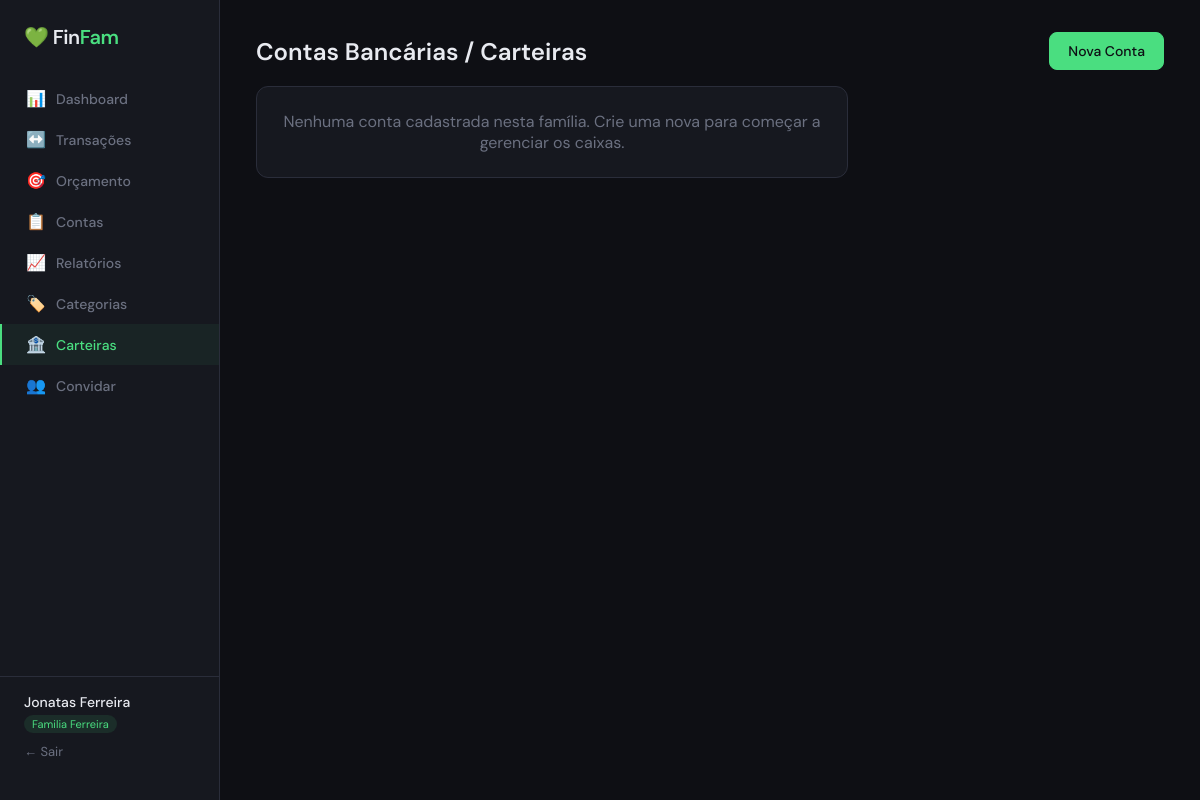
Page /accounts/ (signed in) on the earlier database version.
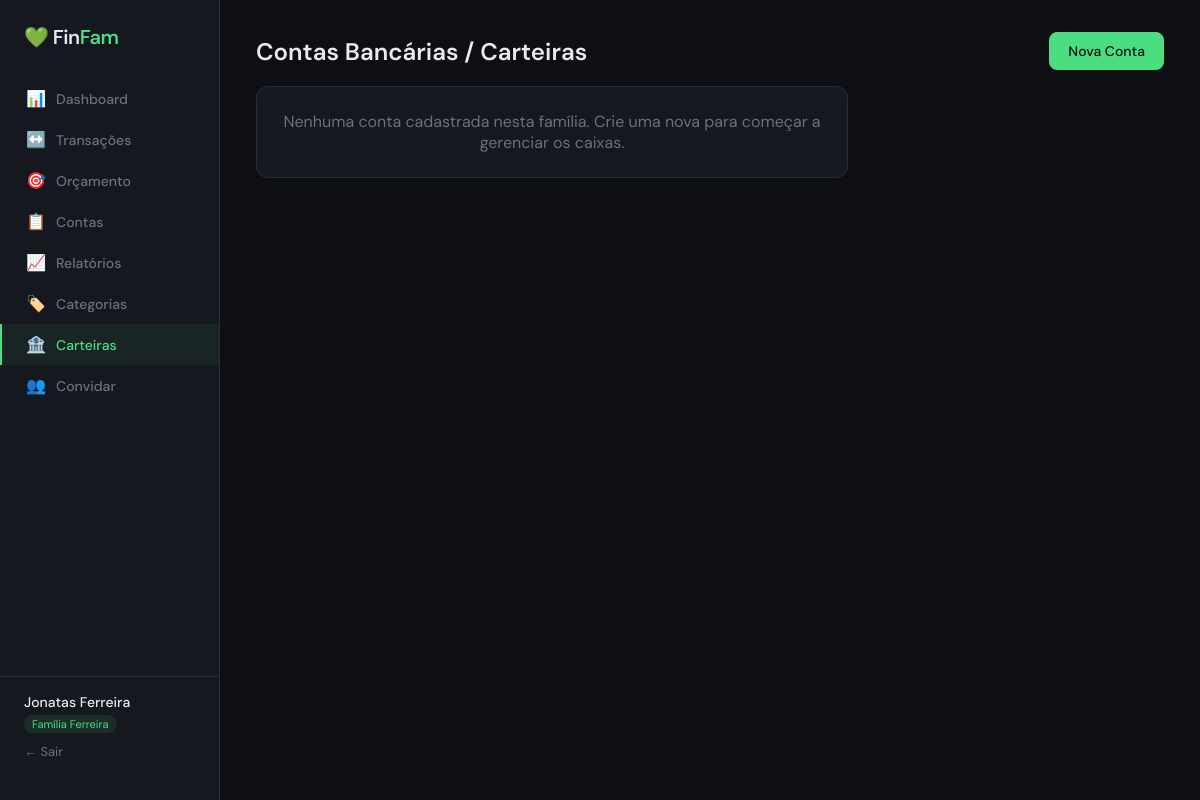
Same page on the later database version.
### app/models.py (models this page shows)
class Family(db.Model):
    __tablename__ = 'families'
    id = db.Column(db.Integer, primary_key=True)
    name = db.Column(db.String(100), nullable=False)
    invite_token = db.Column(db.String(64), unique=True, default=lambda: secrets.token_urlsafe(32))
    created_at = db.Column(db.DateTime, default=datetime.utcnow)
    members = db.relationship('User', back_populates='family')
    categories = db.relationship('Category', back_populates='family')
    transactions = db.relationship('Transaction', back_populates='family')
    budgets = db.relationship('Budget', back_populates='family')
    bills = db.relationship('Bill', back_populates='family')
    bank_accounts = db.relationship('BankAccount', back_populates='family')

### app/routes/accounts.py (the view)
@accounts_bp.route('/')
@login_required
def index():
    accounts = BankAccount.query.filter_by(family_id=current_user.family_id).order_by(BankAccount.name).all()
    return render_template('accounts/index.html', accounts=accounts)

### app/models.py (called while the page is built)
    @property
    def is_admin(self):
        return self.role == 'admin'

### app/templates/accounts/index.html (shortened to what this page needs)
{% extends "base.html" %}
{% block content %}
<section aria-labelledby="accounts-heading">
    <div class="flex items-center gap-4 mb-4" style="justify-content: space-between;">
        <h2 id="accounts-heading" class="text-xl font-bold">Contas Bancárias / Carteiras</h2>
        <a href="{{ url_for('accounts.new') }}" class="btn btn-primary">Nova Conta</a>
    </div>
    <div class="grid-3" aria-label="Lista de contas">
        {% for acc in accounts %}
        <article class="card p-4 transition-hover">
            <div class="flex items-center gap-3 mb-2" style="justify-content: space-between;">
                <h3 class="font-medium text-base mb-0">{{ acc.name }}</h3>
                <span class="badge" style="border: 1px solid var(--border);">{{ acc.type | title }}</span>
            </div>
            <p class="text-2xl font-bold mt-2"
                style="color: {% if acc.current_balance >= 0 %}var(--income){% else %}var(--expense){% endif %}">
                {{ acc.current_balance | brl }}
            </p>
            <div class="flex items-center gap-2 mt-4" style="justify-content: flex-end;">
                <a href="{{ url_for('accounts.edit', id=acc.id) }}" class="btn btn-ghost text-sm p-1"
                    aria-label="Editar conta {{ acc.name }}">
                    ✎
                </a>
                <form method="POST" action="{{ url_for('accounts.delete', id=acc.id) }}" style="display:inline;">
                    <button type="button" class="btn btn-ghost text-sm p-1 text-danger"
                        aria-label="Excluir conta {{ acc.name }}"
                        onclick="openModal('Confirmar Exclusão', 'Eliminar a conta {{ acc.name }} permanentemente?', () => this.form.submit())">
                        🗑️
                    </button>
                </form>
            </div>
        </article>
        {% else %}
        <div class="card text-center p-5 text-muted col-span-full">
            <p>Nenhuma conta cadastrada nesta família. Crie uma nova para começar a gerenciar os caixas.</p>
        </div>
        {% endfor %}
    </div>
</section>
{% endblock %}

### app/templates/base.html (shortened to what this page needs)
<!DOCTYPE html>
<html lang="pt">
<head>
  <link rel="stylesheet" href="{{ url_for('static', filename='css/style.css') }}">
</head>
<body hx-ext="preload">
  {% if current_user.is_authenticated %}
  <aside class="sidebar" id="sidebar" role="navigation" aria-label="Menu Principal">
    <div class="sidebar-logo" style="display:flex; justify-content:space-between; width:100%;">
      <div aria-hidden="true">💚 <span>Fin</span>Fam</div>
    </div>
    <nav class="sidebar-nav">
      <a href="{{ url_for('dashboard.index') }}"
        class="nav-item {% if request.endpoint == 'dashboard.index' %}active{% endif %}">
        <span class="icon" aria-hidden="true">📊</span> Dashboard
      </a>
      <a href="{{ url_for('transactions.index') }}"
        class="nav-item {% if 'transactions' in request.endpoint %}active{% endif %}">
        <span class="icon" aria-hidden="true">↔️</span> Transações
      </a>
      <a href="{{ url_for('budget.index') }}" class="nav-item {% if 'budget' in request.endpoint %}active{% endif %}">
        <span class="icon" aria-hidden="true">🎯</span> Orçamento
      </a>
      <a href="{{ url_for('bills.index') }}" class="nav-item {% if 'bills' in request.endpoint %}active{% endif %}">
        <span class="icon" aria-hidden="true">📋</span> Contas
      </a>
      <a href="{{ url_for('reports.index') }}" class="nav-item {% if 'reports' in request.endpoint %}active{% endif %}">
        <span class="icon" aria-hidden="true">📈</span> Relatórios
      </a>
      <a href="{{ url_for('categories.index') }}"
        class="nav-item {% if 'categories' in request.endpoint %}active{% endif %}">
        <span class="icon" aria-hidden="true">🏷️</span> Categorias
      </a>
      <a href="{{ url_for('accounts.index') }}"
        class="nav-item {% if 'accounts' in request.endpoint %}active{% endif %}">
        <span class="icon" aria-hidden="true">🏦</span> Carteiras
      </a>
      {% if current_user.is_admin %}
      <a href="{{ url_for('auth.invite') }}"
        class="nav-item {% if request.endpoint == 'auth.invite' %}active{% endif %}">
        <span class="icon" aria-hidden="true">👥</span> Convidar
      </a>
      {% endif %}
    </nav>
    <div class="sidebar-footer">
      <div class="user-name">{{ current_user.name }}</div>
      {% if current_user.family %}
      <span class="family-badge">{{ current_user.family.name }}</span>
      {% endif %}
      <a href="{{ url_for('auth.logout') }}" class="logout-link">← Sair</a>
    </div>
  </aside>
  {% endif %}
  <main class="main" id="main-content" >
    <div id="content-container">
      {% block content %}{% endblock %}
    </div>
  </main>
</body>
</html>

Differences in the rows shown:
changed Family: family.name "Familia Ferreira" → "Família Ferreira"
